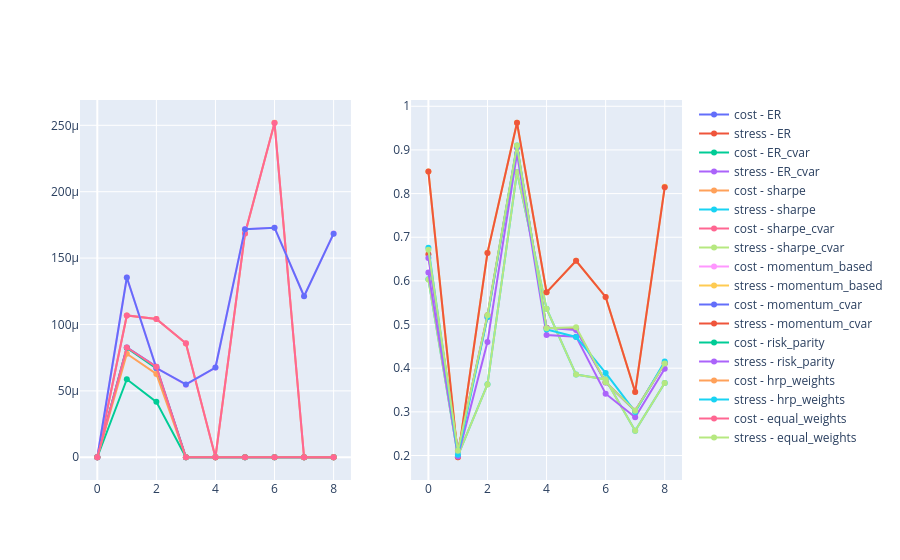

Here is the notebook cell this chart was saved with:
### Code cell
num_strats = 9
from plotly.subplots import make_subplots
fig = make_subplots(rows=1, cols=2)
L = list(range(len(total_costs[0])))
for i in range(num_strats):
    fig.add_trace(go.Scatter(x=L, y=total_costs[i], name=f"cost - {df.index[i]}"), row=1, col=1)
    fig.add_trace(go.Scatter(x=L, y=total_stress_values[i], name=f"stress - {df.index[i]}"), row=1, col=2)
fig.show()

### Figure 1 — Plotly figure (JSON) as saved in the notebook; plotly's stock layout.template omitted (floating-point values rounded to 4 significant figures)
{"data": [{"name": "cost - ER", "type": "scatter", "x": [0, 1, 2, 3, 4, 5, 6, 7, 8], "xaxis": "x", "y": [0, 8.271e-05, 6.818e-05, 0, 0, 0, 0, 0, 0], "yaxis": "y"}, {"name": "stress - ER", "type": "scatter", "x": [0, 1, 2, 3, 4, 5, 6, 7, 8], "xaxis": "x2", "y": [0.661, 0.2108, 0.521, 0.9075, 0.4924, 0.4912, 0.368, 0.3027, 0.4113], "yaxis": "y2"}, {"name": "cost - ER_cvar", "type": "scatter", "x": [0, 1, 2, 3, 4, 5, 6, 7, 8], "xaxis": "x", "y": [0, 8.233e-05, 6.697e-05, 0, 0, 0, 0, 0, 0], "yaxis": "y"}, {"name": "stress - ER_cvar", "type": "scatter", "x": [0, 1, 2, 3, 4, 5, 6, 7, 8], "xaxis": "x2", "y": [0.6526, 0.2105, 0.5167, 0.9049, 0.4925, 0.4874, 0.3672, 0.3022, 0.4105], "yaxis": "y2"}, {"name": "cost - sharpe", "type": "scatter", "x": [0, 1, 2, 3, 4, 5, 6, 7, 8], "xaxis": "x", "y": [0, 0.0001068, 0.0001041, 8.565e-05, 0, 0.0001684, 0.0002519, 0, 0], "yaxis": "y"}, {"name": "stress - sharpe", "type": "scatter", "x": [0, 1, 2, 3, 4, 5, 6, 7, 8], "xaxis": "x2", "y": [0.6035, 0.1995, 0.3631, 0.8496, 0.5363, 0.3854, 0.3746, 0.2567, 0.3663], "yaxis": "y2"}, {"name": "cost - sharpe_cvar", "type": "scatter", "x": [0, 1, 2, 3, 4, 5, 6, 7, 8], "xaxis": "x", "y": [0, 0.0001068, 0.0001042, 8.581e-05, 0, 0.0001685, 0.0002517, 0, 0], "yaxis": "y"}, {"name": "stress - sharpe_cvar", "type": "scatter", "x": [0, 1, 2, 3, 4, 5, 6, 7, 8], "xaxis": "x2", "y": [0.6029, 0.1995, 0.3629, 0.8497, 0.5364, 0.3854, 0.3742, 0.2567, 0.3663], "yaxis": "y2"}, {"name": "cost - momentum_based", "type": "scatter", "x": [0, 1, 2, 3, 4, 5, 6, 7, 8], "xaxis": "x", "y": [0, 0.0001354, 6.735e-05, 5.461e-05, 6.759e-05, 0.0001718, 0.0001729, 0.0001214, 0.0001685], "yaxis": "y"}, {"name": "stress - momentum_based", "type": "scatter", "x": [0, 1, 2, 3, 4, 5, 6, 7, 8], "xaxis": "x2", "y": [0.8507, 0.196, 0.6645, 0.9623, 0.5738, 0.6461, 0.5634, 0.3458, 0.8158], "yaxis": "y2"}, {"name": "cost - momentum_cvar", "type": "scatter", "x": [0, 1, 2, 3, 4, 5, 6, 7, 8], "xaxis": "x", "y": [0, 0.0001354, 6.718e-05, 5.482e-05, 6.757e-05, 0.0001718, 0.0001729, 0.0001213, 0.0001684], "yaxis": "y"}, {"name": "stress - momentum_cvar", "type": "scatter", "x": [0, 1, 2, 3, 4, 5, 6, 7, 8], "xaxis": "x2", "y": [0.8505, 0.196, 0.6641, 0.9623, 0.5737, 0.646, 0.5633, 0.3454, 0.8143], "yaxis": "y2"}, {"name": "cost - risk_parity", "type": "scatter", "x": [0, 1, 2, 3, 4, 5, 6, 7, 8], "xaxis": "x", "y": [0, 5.873e-05, 4.171e-05, 0, 0, 0, 0, 0, 0], "yaxis": "y"}, {"name": "stress - risk_parity", "type": "scatter", "x": [0, 1, 2, 3, 4, 5, 6, 7, 8], "xaxis": "x2", "y": [0.6195, 0.198, 0.4598, 0.8917, 0.4762, 0.4723, 0.3415, 0.2875, 0.3989], "yaxis": "y2"}, {"name": "cost - hrp_weights", "type": "scatter", "x": [0, 1, 2, 3, 4, 5, 6, 7, 8], "xaxis": "x", "y": [0, 7.794e-05, 6.271e-05, 0, 0, 0, 0, 0, 0], "yaxis": "y"}, {"name": "stress - hrp_weights", "type": "scatter", "x": [0, 1, 2, 3, 4, 5, 6, 7, 8], "xaxis": "x2", "y": [0.6756, 0.2018, 0.5173, 0.9102, 0.4888, 0.4717, 0.3892, 0.2997, 0.4151], "yaxis": "y2"}, {"name": "cost - equal_weights", "type": "scatter", "x": [0, 1, 2, 3, 4, 5, 6, 7, 8], "xaxis": "x", "y": [0, 8.266e-05, 6.813e-05, 0, 0, 0, 0, 0, 0], "yaxis": "y"}, {"name": "stress - equal_weights", "type": "scatter", "x": [0, 1, 2, 3, 4, 5, 6, 7, 8], "xaxis": "x2", "y": [0.6712, 0.2108, 0.521, 0.9102, 0.4917, 0.4937, 0.368, 0.3026, 0.4109], "yaxis": "y2"}], "layout": {"xaxis": {"anchor": "y", "domain": [0, 0.45]}, "xaxis2": {"anchor": "y2", "domain": [0.55, 1]}, "yaxis": {"anchor": "x", "domain": [0, 1]}, "yaxis2": {"anchor": "x2", "domain": [0, 1]}}}
